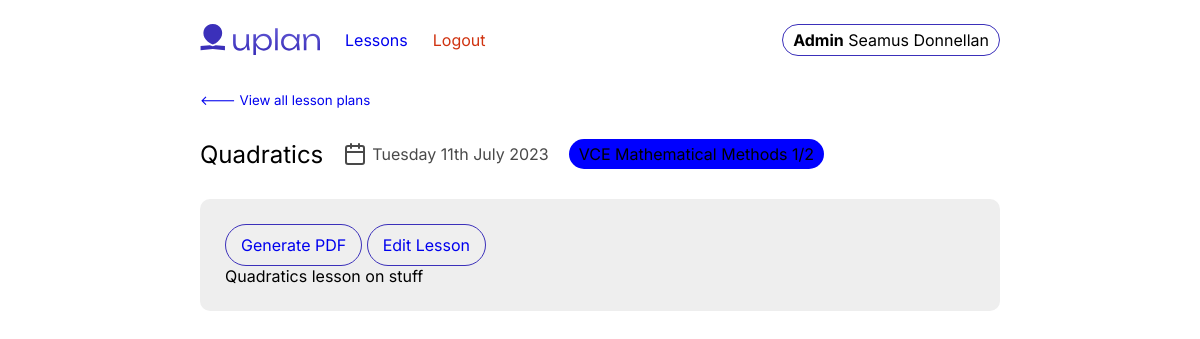
The app's page /lesson/ac41d5b7-382/ (signed in) with its own data.
### core/models.py (models this page shows, shortened)
class Profile(models.Model):
    user = models.OneToOneField(User, on_delete=models.CASCADE, blank=True, null=True)
    given_name = models.CharField(max_length=256, blank=True, null=True)
    family_name = models.CharField(max_length=256, blank=True, null=True)
    is_admin = models.BooleanField(default=False)
    @property
    def full_name(self):
        return f"{self.given_name} {self.family_name}"

class LessonPlan(models.Model):
    primary_teacher = models.ForeignKey(Profile, blank=True, null=True, on_delete=models.SET_NULL, related_name="lessons")
    associated_teachers = models.ManyToManyField(Profile, related_name="associated_teachers", blank=True)
    subject = models.ManyToManyField("Subject", blank=True, related_name='lesson_plan')
    title = models.CharField(max_length=256, null=True, blank=True, validators=[validate_existence])
    text_content = models.TextField(blank=False, null=False, validators=[validate_existence])
    date_created = models.DateTimeField(auto_now_add=True, blank=True, null=True)
    lesson_date = models.DateField(blank=True, null=True)
    slug = models.SlugField(
        default='',
        editable=True,
        max_length=75,
        unique=True,
        null=True,
        blank=True
    )

class Subject(models.Model):
    name = models.CharField(max_length=256)
    teacher = models.ForeignKey(Profile, blank=True, null=True, on_delete=models.SET_NULL, related_name="subjects")
    primary_colour = models.CharField(max_length=15)

### core/views.py (the view)
# urls.py: path('lesson/<str:slug>/', views.lesson_view, name='lesson_view'),
def lesson_view(request, slug):
    lesson = LessonPlan.objects.get(slug=slug)
    context = {
        'lesson': lesson
    }
    return render(request, 'core/lesson_view.html', context)

### templates/core/lesson_view.html
{% extends 'core/base.html' %}
{% load static %}
{% block content %}
<div class="container">
<div class="lesson-plan-detail">
    <small><a href="{% url "core:index" %}">🡐 View all lesson plans</a></small>
    <div class="lesson-plan-detail-head">
    <h2>{{ lesson.title }}</h2>
    <div class="date-group">
        {% if lesson.lesson_date %}
            <i data-feather="calendar"></i>
            <p>{{ lesson.lesson_date|date:"l dS F Y" }}</p>
        {% else %}
            <p>No date set</p>
        {% endif %}
    </div>
    {% for subject in lesson.subject.all %}
    <p style="background: {{ subject.primary_colour }};" class="pill pill__sml">{{ subject.name }}</p>
    {% endfor %}
    </div>
</div>
<div class="lesson-plan-content-detail">
    <button class="btn btn__secondary"><a href="{% url 'core:create_pdf' lesson.slug %}">Generate PDF</a></button>
    <button class="btn btn__secondary"><a href="{% url 'core:update_lesson' lesson.slug %}">Edit Lesson</a></button>
    <br>
    {{ lesson.text_content|safe|linebreaksbr }}
</div>
</div>
{% endblock content %}

### templates/core/base.html (shortened to what this page needs)
{% load static %}
<!DOCTYPE html>
<html lang="en">
<head>
    <link rel="stylesheet" type="text/css" href="{% static '/css/index.css/' %}">
</head>
<body>
<div class="container">
<div class="navbar">
    <header>
        <a href="{% url 'core:index' %}"><img src="{% static 'images/logo.svg' %}" alt=""></a>
        <a href="{% url "core:index" %}">Lessons</a>
        <a class="negative" href="{% url 'logout' %}">Logout</a>
    </header>
    <div class="navbar-element">
        <div class="profile-nav-wrap pill pill__outline pill__sml">
            {% if request.user.profile.is_admin %}
            <span><b>Admin</b></span>
            {% endif %}
            <span>{{ request.user.profile.full_name }}</span>
        </div>
    </div>
</div>
</div>
{% block content %}
{% endblock %}
</body>
</html>

### core/static/css/index.css (style rules this page uses)
* { box-sizing:border-box;margin:0;padding:0;font-family:'Inter', sans-serif;text-decoration:none;list-style:none }
.btn { padding:10px 15px;border-radius:500px;cursor:pointer;border:none;outline:none;font-size:16px }
.btn__secondary { border:1px solid #3B30BA }
.container { width:800px;margin:0 auto }
.negative { color:#D03310 }
.navbar { margin:20px 0 30px 0;display:flex;justify-content:space-between;align-items:center }
.navbar header { display:flex;align-items:center;gap:25px }
.navbar header img { width:120px }
.lesson-plan-detail-head { display:flex;align-items:center;gap:20px;margin:30px 0 30px 0 }
.lesson-plan-detail-head h2 { font-weight:400 }
.lesson-plan-detail-head .date-group { display:flex;flex-direction:row;gap:5px;align-items:center }
.lesson-plan-detail-head .date-group>* { color:#494949 }
.lesson-plan-content-detail { padding:25px;background:#eee;border-radius:10px;margin-bottom:25px }
.pill { border-radius:500px }
.pill__sml { padding:5px 10px }
.pill__outline { border:1px solid #3B30BA }

### records on screen
LessonPlan: title "Quadratics", lesson_date "Tuesday 11th July 2023", text_content "Quadratics lesson on stuff"
Subject: name "VCE Mathematical Methods 1/2"

### other values on screen
{{ request.user.profile.full_name }} "Seamus Donnellan"
